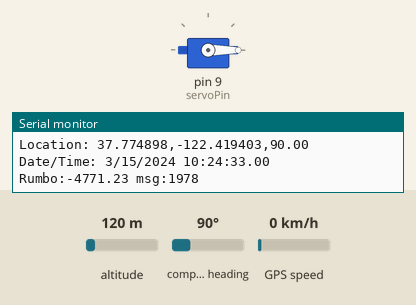
The sketch below on a simulated Arduino Uno, built with avr-gcc and run on an emulated ATmega328P. Shown: servo, the last lines printed to the serial monitor. The inputs (shaded band) are chosen by the test bench; at power-on: compass heading 90°, altitude 120 m, GPS speed 0 km/h. The GPS gets a fix after 3 s at 37.7749, -122.4194 with 8 satellites.

Above: at 3.3 s.
3.4 s: compass heading set to 7°
At 5.1 s:
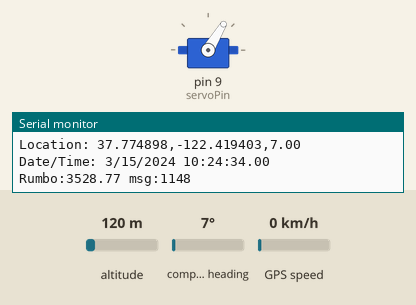
5.9 s: compass heading set to 90°
At 7.8 s:
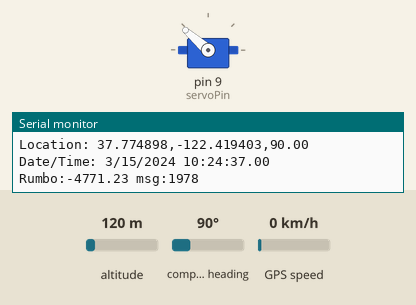
8.1 s: compass heading set to 180°
At 9.6 s:
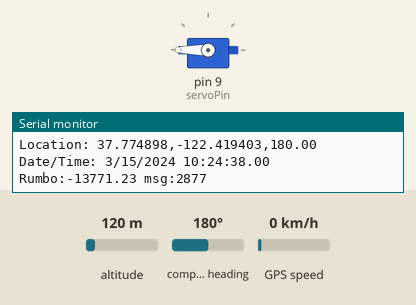
Timing chart, 0 to 11.1 s (numbered marks = the images above; inputs shaded):
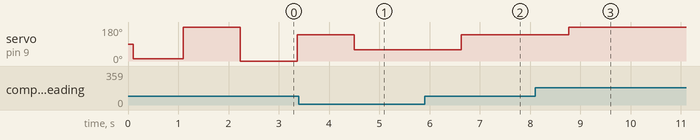

The sketch:

Brujula.ino
```cpp
#include <TinyGPS++.h>
#include <SoftwareSerial.h>
#include <Servo.h>  // the servo library
#define servoPin 9
Servo servo;
#define CACHE_LAT 40.307560
#define CACHE_LON -3.734874
#define DEBUG 1
/*
   This sample sketch demonstrates the normal use of a TinyGPS++ (TinyGPSPlus) object.
   It requires the use of SoftwareSerial, and assumes that you have a
   4800-baud serial GPS device hooked up on pins 4(rx) and 3(tx).
*/
static const int RXPin = 2, TXPin = 3;
static const uint32_t GPSBaud = 9600;

// The TinyGPS++ object
TinyGPSPlus gps;

// The serial connection to the GPS device
SoftwareSerial ss(RXPin, TXPin);

void setup()
{
   servo.attach(servoPin);
   delay(100);
   servo.write(680);//544 a 2000
   delay(1000);
   servo.write(2400);
   delay(1000);
  Serial.begin(115200);
  ss.begin(GPSBaud);

  Serial.println(F("DeviceExample.ino"));
  Serial.println(F("A simple demonstration of TinyGPS++ with an attached GPS module"));
  Serial.print(F("Testing TinyGPS++ library v. ")); Serial.println(TinyGPSPlus::libraryVersion());
  Serial.println(F("by Mikal Hart"));
  Serial.println();
}

void loop()
{
  static int milisegundosAnt=0;
  // This sketch displays information every time a new sentence is correctly encoded.
  while (ss.available() > 0)

    if (gps.encode(ss.read()))
    {
      displayInfo();
      double courseToCache = TinyGPSPlus::courseTo(gps.location.lat(),gps.location.lng(),CACHE_LAT, CACHE_LON);
      double rumbo= (courseToCache - gps.course.deg())*100;
      Serial.print ("Rumbo:"+ String(rumbo));
      int milisegundos=map(rumbo,-9000,9000,2400,600);
      #ifdef DEBUG

        Serial.println (" msg:"+ String(milisegundos));
      #endif
      if(milisegundos != milisegundosAnt)
      {
          ss.end();
          servo.attach(servoPin);
          delay(100);
          servo.writeMicroseconds (milisegundos);
          delay(1000);
          servo.detach();
          ss.begin(9600);
          milisegundosAnt=milisegundos;
      }
  }
  if (millis() > 5000 && gps.charsProcessed() < 10)
  {
    Serial.println(F("No GPS detected: check wiring."));
    while(true);
  }
}

void displayInfo()
{
      #ifdef DEBUG
  if (gps.location.isValid())
  {

    Serial.print(F("Location: "));
    Serial.print(gps.location.lat(), 6);
    Serial.print(F(","));
    Serial.print(gps.location.lng(), 6);
    Serial.print(F(","));
    Serial.print(gps.course.deg());

  }
  else
  {
    Serial.print(F("INVALID"));
  }

  Serial.print(F("  Date/Time: "));
  if (gps.date.isValid())
  {
    Serial.print(gps.date.month());
    Serial.print(F("/"));
    Serial.print(gps.date.day());
    Serial.print(F("/"));
    Serial.print(gps.date.year());
  }
  else
  {
    Serial.print(F("INVALID"));
  }

  Serial.print(F(" "));
  if (gps.time.isValid())
  {
    if (gps.time.hour() < 10) Serial.print(F("0"));
    Serial.print(gps.time.hour());
    Serial.print(F(":"));
    if (gps.time.minute() < 10) Serial.print(F("0"));
    Serial.print(gps.time.minute());
    Serial.print(F(":"));
    if (gps.time.second() < 10) Serial.print(F("0"));
    Serial.print(gps.time.second());
    Serial.print(F("."));
    if (gps.time.centisecond() < 10) Serial.print(F("0"));
    Serial.print(gps.time.centisecond());
  }
  else
  {
    Serial.print(F("INVALID"));
  }

  Serial.println();
  #endif
}
```

Measured:
- after the input at 3.4 s, servo on pin 9 (servoPin): 139° → 59° after 1.1 s
- after the input at 5.9 s, servo on pin 9 (servoPin): 59° → 139° after 0.73 s
- after the input at 8.1 s, servo on pin 9 (servoPin): 139° → 180° after 0.66 s
